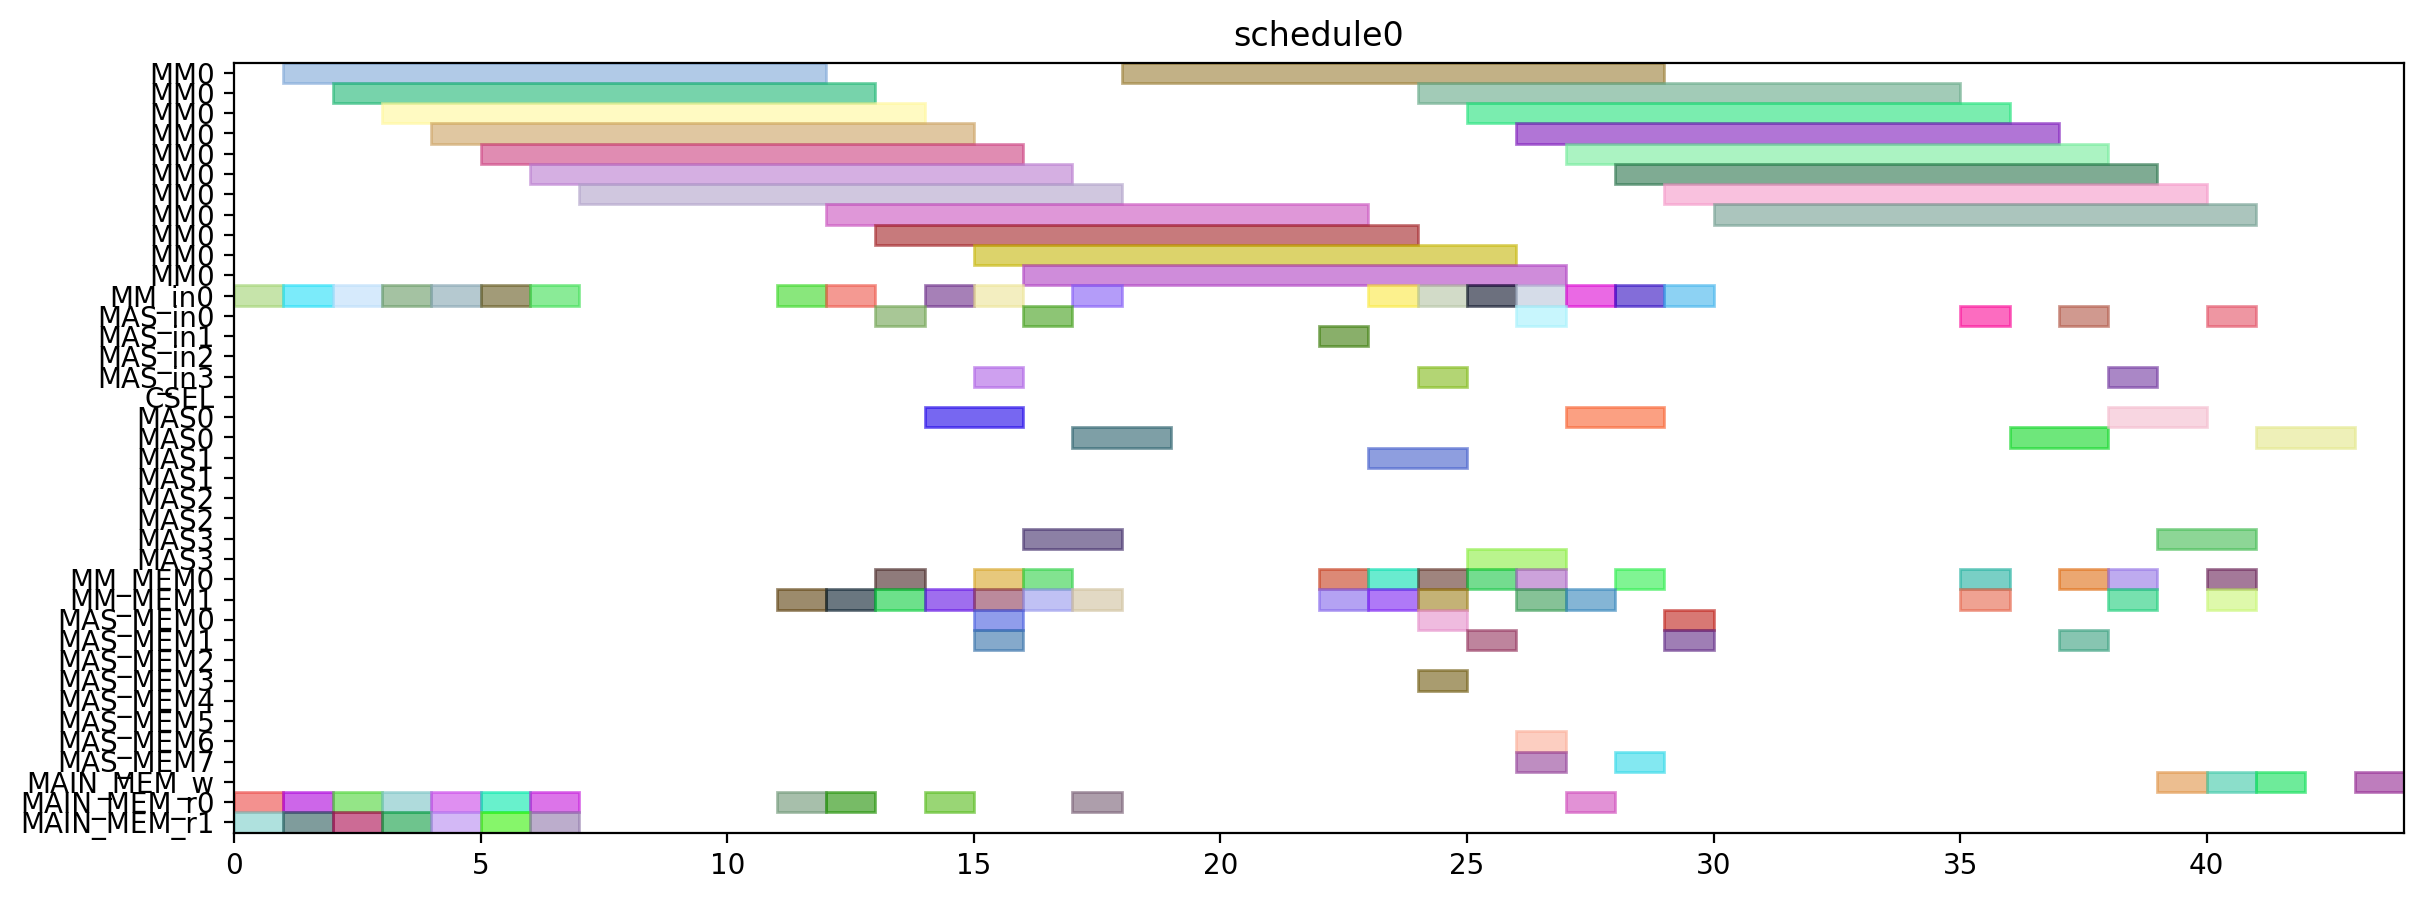

Write the Python code that produced this figure.
from pyschedule import Scenario, solvers, plotters, alt


def solve():
	horizon = 120
	S = Scenario("schedule0", horizon=horizon)

	# resource
	MM = S.Resources('MM', num=1, size=11)
	MM_in = S.Resources('MM_in', num=1)
	MAS_in = S.Resources('MAS_in', num=4)
	CSEL = S.Resource('CSEL')
	MAS = S.Resources('MAS', num=4, size=2, periods=range(1, horizon))
	MM_MEM = S.Resources('MM_MEM', num=2)
	MAS_MEM = S.Resources('MAS_MEM', num=8)
	MAIN_MEM_w = S.Resource('MAIN_MEM_w', size=1)
	MAIN_MEM_r = S.Resources('MAIN_MEM_r', num=2)

	# result of previous scheduling

	# new tasks
	T1 = S.Task('T1', length=11, delay_cost=1)
	T1 += alt(MM)
	T1_in = S.Task('T1_in', length=1, delay_cost=1)
	T1_in += alt(MM_in)
	S += T1_in*MM_in[0]<=T1*MM[0]
	T1_mem0 = S.Task('T1_mem0', length=1, delay_cost=1)
	T1_mem0 += MAIN_MEM_r[0]
	S += T1_mem0 <= T1

	T1_mem1 = S.Task('T1_mem1', length=1, delay_cost=1)
	T1_mem1 += MAIN_MEM_r[1]
	S += T1_mem1 <= T1

	T2 = S.Task('T2', length=11, delay_cost=1)
	T2 += alt(MM)
	T2_in = S.Task('T2_in', length=1, delay_cost=1)
	T2_in += alt(MM_in)
	S += T2_in*MM_in[0]<=T2*MM[0]
	T2_mem0 = S.Task('T2_mem0', length=1, delay_cost=1)
	T2_mem0 += MAIN_MEM_r[0]
	S += T2_mem0 <= T2

	T2_mem1 = S.Task('T2_mem1', length=1, delay_cost=1)
	T2_mem1 += MAIN_MEM_r[1]
	S += T2_mem1 <= T2

	T3 = S.Task('T3', length=11, delay_cost=1)
	T3 += alt(MM)
	T3_in = S.Task('T3_in', length=1, delay_cost=1)
	T3_in += alt(MM_in)
	S += T3_in*MM_in[0]<=T3*MM[0]
	T3_mem0 = S.Task('T3_mem0', length=1, delay_cost=1)
	T3_mem0 += MAIN_MEM_r[0]
	S += T3_mem0 <= T3

	T3_mem1 = S.Task('T3_mem1', length=1, delay_cost=1)
	T3_mem1 += MAIN_MEM_r[1]
	S += T3_mem1 <= T3

	T4 = S.Task('T4', length=11, delay_cost=1)
	T4 += alt(MM)
	T4_in = S.Task('T4_in', length=1, delay_cost=1)
	T4_in += alt(MM_in)
	S += T4_in*MM_in[0]<=T4*MM[0]
	T4_mem0 = S.Task('T4_mem0', length=1, delay_cost=1)
	T4_mem0 += MAIN_MEM_r[0]
	S += T4_mem0 <= T4

	T4_mem1 = S.Task('T4_mem1', length=1, delay_cost=1)
	T4_mem1 += MAIN_MEM_r[1]
	S += T4_mem1 <= T4

	T5 = S.Task('T5', length=11, delay_cost=1)
	T5 += alt(MM)
	T5_in = S.Task('T5_in', length=1, delay_cost=1)
	T5_in += alt(MM_in)
	S += T5_in*MM_in[0]<=T5*MM[0]
	T5_mem0 = S.Task('T5_mem0', length=1, delay_cost=1)
	T5_mem0 += MAIN_MEM_r[0]
	S += T5_mem0 <= T5

	T5_mem1 = S.Task('T5_mem1', length=1, delay_cost=1)
	T5_mem1 += MAIN_MEM_r[1]
	S += T5_mem1 <= T5

	T6 = S.Task('T6', length=11, delay_cost=1)
	T6 += alt(MM)
	T6_in = S.Task('T6_in', length=1, delay_cost=1)
	T6_in += alt(MM_in)
	S += T6_in*MM_in[0]<=T6*MM[0]
	T6_mem0 = S.Task('T6_mem0', length=1, delay_cost=1)
	T6_mem0 += MAIN_MEM_r[0]
	S += T6_mem0 <= T6

	T6_mem1 = S.Task('T6_mem1', length=1, delay_cost=1)
	T6_mem1 += MAIN_MEM_r[1]
	S += T6_mem1 <= T6

	T7 = S.Task('T7', length=11, delay_cost=1)
	T7 += alt(MM)
	T7_in = S.Task('T7_in', length=1, delay_cost=1)
	T7_in += alt(MM_in)
	S += T7_in*MM_in[0]<=T7*MM[0]
	T7_mem0 = S.Task('T7_mem0', length=1, delay_cost=1)
	T7_mem0 += MAIN_MEM_r[0]
	S += T7_mem0 <= T7

	T7_mem1 = S.Task('T7_mem1', length=1, delay_cost=1)
	T7_mem1 += MAIN_MEM_r[1]
	S += T7_mem1 <= T7

	T8 = S.Task('T8', length=11, delay_cost=1)
	T8 += alt(MM)
	T8_in = S.Task('T8_in', length=1, delay_cost=1)
	T8_in += alt(MM_in)
	S += T8_in*MM_in[0]<=T8*MM[0]
	T8_mem0 = S.Task('T8_mem0', length=1, delay_cost=1)
	T8_mem0 += MAIN_MEM_r[0]
	S += T8_mem0 <= T8

	T8_mem1 = S.Task('T8_mem1', length=1, delay_cost=1)
	T8_mem1 += alt(MM_MEM)
	S += (T1*MM[0])-1 < T8_mem1*MM_MEM[1]
	S += T8_mem1 <= T8

	T9 = S.Task('T9', length=11, delay_cost=1)
	T9 += alt(MM)
	T9_in = S.Task('T9_in', length=1, delay_cost=1)
	T9_in += alt(MM_in)
	S += T9_in*MM_in[0]<=T9*MM[0]
	T9_mem0 = S.Task('T9_mem0', length=1, delay_cost=1)
	T9_mem0 += MAIN_MEM_r[0]
	S += T9_mem0 <= T9

	T9_mem1 = S.Task('T9_mem1', length=1, delay_cost=1)
	T9_mem1 += alt(MM_MEM)
	S += (T1*MM[0])-1 < T9_mem1*MM_MEM[1]
	S += T9_mem1 <= T9

	T10 = S.Task('T10', length=11, delay_cost=1)
	T10 += alt(MM)
	T10_in = S.Task('T10_in', length=1, delay_cost=1)
	T10_in += alt(MM_in)
	S += T10_in*MM_in[0]<=T10*MM[0]
	T10_mem0 = S.Task('T10_mem0', length=1, delay_cost=1)
	T10_mem0 += MAIN_MEM_r[0]
	S += T10_mem0 <= T10

	T10_mem1 = S.Task('T10_mem1', length=1, delay_cost=1)
	T10_mem1 += alt(MM_MEM)
	S += (T3*MM[0])-1 < T10_mem1*MM_MEM[1]
	S += T10_mem1 <= T10

	T11 = S.Task('T11', length=11, delay_cost=1)
	T11 += alt(MM)
	T11_in = S.Task('T11_in', length=1, delay_cost=1)
	T11_in += alt(MM_in)
	S += T11_in*MM_in[0]<=T11*MM[0]
	T11_mem0 = S.Task('T11_mem0', length=1, delay_cost=1)
	T11_mem0 += MAIN_MEM_r[0]
	S += T11_mem0 <= T11

	T11_mem1 = S.Task('T11_mem1', length=1, delay_cost=1)
	T11_mem1 += alt(MM_MEM)
	S += (T3*MM[0])-1 < T11_mem1*MM_MEM[1]
	S += T11_mem1 <= T11

	T12 = S.Task('T12', length=2, delay_cost=1)
	T12 += alt(MAS)
	T12_in = S.Task('T12_in', length=1, delay_cost=1)
	T12_in += alt(MAS_in)
	S += T12_in*MAS_in[0]<=T12*MAS[0]

	S += T12_in*MAS_in[1]<=T12*MAS[1]

	S += T12_in*MAS_in[2]<=T12*MAS[2]

	S += T12_in*MAS_in[3]<=T12*MAS[3]

	T12_mem0 = S.Task('T12_mem0', length=1, delay_cost=1)
	T12_mem0 += alt(MM_MEM)
	S += (T4*MM[0])-1 < T12_mem0*MM_MEM[0]
	S += T12_mem0 <= T12

	T12_mem1 = S.Task('T12_mem1', length=1, delay_cost=1)
	T12_mem1 += alt(MM_MEM)
	S += (T2*MM[0])-1 < T12_mem1*MM_MEM[1]
	S += T12_mem1 <= T12

	T13 = S.Task('T13', length=2, delay_cost=1)
	T13 += alt(MAS)
	T13_in = S.Task('T13_in', length=1, delay_cost=1)
	T13_in += alt(MAS_in)
	S += T13_in*MAS_in[0]<=T13*MAS[0]

	S += T13_in*MAS_in[1]<=T13*MAS[1]

	S += T13_in*MAS_in[2]<=T13*MAS[2]

	S += T13_in*MAS_in[3]<=T13*MAS[3]

	T13_mem0 = S.Task('T13_mem0', length=1, delay_cost=1)
	T13_mem0 += alt(MM_MEM)
	S += (T4*MM[0])-1 < T13_mem0*MM_MEM[0]
	S += T13_mem0 <= T13

	T13_mem1 = S.Task('T13_mem1', length=1, delay_cost=1)
	T13_mem1 += alt(MM_MEM)
	S += (T2*MM[0])-1 < T13_mem1*MM_MEM[1]
	S += T13_mem1 <= T13

	T15 = S.Task('T15', length=2, delay_cost=1)
	T15 += alt(MAS)
	T15_in = S.Task('T15_in', length=1, delay_cost=1)
	T15_in += alt(MAS_in)
	S += T15_in*MAS_in[0]<=T15*MAS[0]

	S += T15_in*MAS_in[1]<=T15*MAS[1]

	S += T15_in*MAS_in[2]<=T15*MAS[2]

	S += T15_in*MAS_in[3]<=T15*MAS[3]

	T15_mem0 = S.Task('T15_mem0', length=1, delay_cost=1)
	T15_mem0 += alt(MM_MEM)
	S += (T7*MM[0])-1 < T15_mem0*MM_MEM[0]
	S += T15_mem0 <= T15

	T15_mem1 = S.Task('T15_mem1', length=1, delay_cost=1)
	T15_mem1 += alt(MM_MEM)
	S += (T7*MM[0])-1 < T15_mem1*MM_MEM[1]
	S += T15_mem1 <= T15

	T14 = S.Task('T14', length=11, delay_cost=1)
	T14 += alt(MM)
	T14_in = S.Task('T14_in', length=1, delay_cost=1)
	T14_in += alt(MM_in)
	S += T14_in*MM_in[0]<=T14*MM[0]
	T14_mem0 = S.Task('T14_mem0', length=1, delay_cost=1)
	T14_mem0 += alt(MAS_MEM)
	S += (T13*MAS[0])-1 < T14_mem0*MAS_MEM[0]
	S += (T13*MAS[1])-1 < T14_mem0*MAS_MEM[2]
	S += (T13*MAS[2])-1 < T14_mem0*MAS_MEM[4]
	S += (T13*MAS[3])-1 < T14_mem0*MAS_MEM[6]
	S += T14_mem0 <= T14

	T14_mem1 = S.Task('T14_mem1', length=1, delay_cost=1)
	T14_mem1 += alt(MAS_MEM)
	S += (T13*MAS[0])-1 < T14_mem1*MAS_MEM[1]
	S += (T13*MAS[1])-1 < T14_mem1*MAS_MEM[3]
	S += (T13*MAS[2])-1 < T14_mem1*MAS_MEM[5]
	S += (T13*MAS[3])-1 < T14_mem1*MAS_MEM[7]
	S += T14_mem1 <= T14

	T16 = S.Task('T16', length=11, delay_cost=1)
	T16 += alt(MM)
	T16_in = S.Task('T16_in', length=1, delay_cost=1)
	T16_in += alt(MM_in)
	S += T16_in*MM_in[0]<=T16*MM[0]
	T16_mem0 = S.Task('T16_mem0', length=1, delay_cost=1)
	T16_mem0 += alt(MM_MEM)
	S += (T1*MM[0])-1 < T16_mem0*MM_MEM[0]
	S += T16_mem0 <= T16

	T16_mem1 = S.Task('T16_mem1', length=1, delay_cost=1)
	T16_mem1 += alt(MM_MEM)
	S += (T8*MM[0])-1 < T16_mem1*MM_MEM[1]
	S += T16_mem1 <= T16

	T17 = S.Task('T17', length=11, delay_cost=1)
	T17 += alt(MM)
	T17_in = S.Task('T17_in', length=1, delay_cost=1)
	T17_in += alt(MM_in)
	S += T17_in*MM_in[0]<=T17*MM[0]
	T17_mem0 = S.Task('T17_mem0', length=1, delay_cost=1)
	T17_mem0 += alt(MM_MEM)
	S += (T8*MM[0])-1 < T17_mem0*MM_MEM[0]
	S += T17_mem0 <= T17

	T17_mem1 = S.Task('T17_mem1', length=1, delay_cost=1)
	T17_mem1 += alt(MAS_MEM)
	S += (T15*MAS[0])-1 < T17_mem1*MAS_MEM[1]
	S += (T15*MAS[1])-1 < T17_mem1*MAS_MEM[3]
	S += (T15*MAS[2])-1 < T17_mem1*MAS_MEM[5]
	S += (T15*MAS[3])-1 < T17_mem1*MAS_MEM[7]
	S += T17_mem1 <= T17

	T18 = S.Task('T18', length=2, delay_cost=1)
	T18 += alt(MAS)
	T18_in = S.Task('T18_in', length=1, delay_cost=1)
	T18_in += alt(MAS_in)
	S += T18_in*MAS_in[0]<=T18*MAS[0]

	S += T18_in*MAS_in[1]<=T18*MAS[1]

	S += T18_in*MAS_in[2]<=T18*MAS[2]

	S += T18_in*MAS_in[3]<=T18*MAS[3]

	T18_mem0 = S.Task('T18_mem0', length=1, delay_cost=1)
	T18_mem0 += alt(MM_MEM)
	S += (T5*MM[0])-1 < T18_mem0*MM_MEM[0]
	S += T18_mem0 <= T18

	T18_mem1 = S.Task('T18_mem1', length=1, delay_cost=1)
	T18_mem1 += alt(MM_MEM)
	S += (T9*MM[0])-1 < T18_mem1*MM_MEM[1]
	S += T18_mem1 <= T18

	T19 = S.Task('T19', length=2, delay_cost=1)
	T19 += alt(MAS)
	T19_in = S.Task('T19_in', length=1, delay_cost=1)
	T19_in += alt(MAS_in)
	S += T19_in*MAS_in[0]<=T19*MAS[0]

	S += T19_in*MAS_in[1]<=T19*MAS[1]

	S += T19_in*MAS_in[2]<=T19*MAS[2]

	S += T19_in*MAS_in[3]<=T19*MAS[3]

	T19_mem0 = S.Task('T19_mem0', length=1, delay_cost=1)
	T19_mem0 += alt(MM_MEM)
	S += (T5*MM[0])-1 < T19_mem0*MM_MEM[0]
	S += T19_mem0 <= T19

	T19_mem1 = S.Task('T19_mem1', length=1, delay_cost=1)
	T19_mem1 += alt(MM_MEM)
	S += (T9*MM[0])-1 < T19_mem1*MM_MEM[1]
	S += T19_mem1 <= T19

	T21 = S.Task('T21', length=2, delay_cost=1)
	T21 += alt(MAS)
	T21_in = S.Task('T21_in', length=1, delay_cost=1)
	T21_in += alt(MAS_in)
	S += T21_in*MAS_in[0]<=T21*MAS[0]

	S += T21_in*MAS_in[1]<=T21*MAS[1]

	S += T21_in*MAS_in[2]<=T21*MAS[2]

	S += T21_in*MAS_in[3]<=T21*MAS[3]

	T21_mem0 = S.Task('T21_mem0', length=1, delay_cost=1)
	T21_mem0 += alt(MM_MEM)
	S += (T6*MM[0])-1 < T21_mem0*MM_MEM[0]
	S += T21_mem0 <= T21

	T21_mem1 = S.Task('T21_mem1', length=1, delay_cost=1)
	T21_mem1 += alt(MM_MEM)
	S += (T10*MM[0])-1 < T21_mem1*MM_MEM[1]
	S += T21_mem1 <= T21

	T24 = S.Task('T24', length=11, delay_cost=1)
	T24 += alt(MM)
	T24_in = S.Task('T24_in', length=1, delay_cost=1)
	T24_in += alt(MM_in)
	S += T24_in*MM_in[0]<=T24*MM[0]
	T24_mem0 = S.Task('T24_mem0', length=1, delay_cost=1)
	T24_mem0 += alt(MM_MEM)
	S += (T11*MM[0])-1 < T24_mem0*MM_MEM[0]
	S += T24_mem0 <= T24

	T24_mem1 = S.Task('T24_mem1', length=1, delay_cost=1)
	T24_mem1 += alt(MAS_MEM)
	S += (T12*MAS[0])-1 < T24_mem1*MAS_MEM[1]
	S += (T12*MAS[1])-1 < T24_mem1*MAS_MEM[3]
	S += (T12*MAS[2])-1 < T24_mem1*MAS_MEM[5]
	S += (T12*MAS[3])-1 < T24_mem1*MAS_MEM[7]
	S += T24_mem1 <= T24

	T20 = S.Task('T20', length=11, delay_cost=1)
	T20 += alt(MM)
	T20_in = S.Task('T20_in', length=1, delay_cost=1)
	T20_in += alt(MM_in)
	S += T20_in*MM_in[0]<=T20*MM[0]
	T20_mem0 = S.Task('T20_mem0', length=1, delay_cost=1)
	T20_mem0 += alt(MAS_MEM)
	S += (T15*MAS[0])-1 < T20_mem0*MAS_MEM[0]
	S += (T15*MAS[1])-1 < T20_mem0*MAS_MEM[2]
	S += (T15*MAS[2])-1 < T20_mem0*MAS_MEM[4]
	S += (T15*MAS[3])-1 < T20_mem0*MAS_MEM[6]
	S += T20_mem0 <= T20

	T20_mem1 = S.Task('T20_mem1', length=1, delay_cost=1)
	T20_mem1 += alt(MAS_MEM)
	S += (T18*MAS[0])-1 < T20_mem1*MAS_MEM[1]
	S += (T18*MAS[1])-1 < T20_mem1*MAS_MEM[3]
	S += (T18*MAS[2])-1 < T20_mem1*MAS_MEM[5]
	S += (T18*MAS[3])-1 < T20_mem1*MAS_MEM[7]
	S += T20_mem1 <= T20

	T22 = S.Task('T22', length=11, delay_cost=1)
	T22 += alt(MM)
	T22_in = S.Task('T22_in', length=1, delay_cost=1)
	T22_in += alt(MM_in)
	S += T22_in*MM_in[0]<=T22*MM[0]
	T22_mem0 = S.Task('T22_mem0', length=1, delay_cost=1)
	T22_mem0 += alt(MAS_MEM)
	S += (T21*MAS[0])-1 < T22_mem0*MAS_MEM[0]
	S += (T21*MAS[1])-1 < T22_mem0*MAS_MEM[2]
	S += (T21*MAS[2])-1 < T22_mem0*MAS_MEM[4]
	S += (T21*MAS[3])-1 < T22_mem0*MAS_MEM[6]
	S += T22_mem0 <= T22

	T22_mem1 = S.Task('T22_mem1', length=1, delay_cost=1)
	T22_mem1 += alt(MAS_MEM)
	S += (T21*MAS[0])-1 < T22_mem1*MAS_MEM[1]
	S += (T21*MAS[1])-1 < T22_mem1*MAS_MEM[3]
	S += (T21*MAS[2])-1 < T22_mem1*MAS_MEM[5]
	S += (T21*MAS[3])-1 < T22_mem1*MAS_MEM[7]
	S += T22_mem1 <= T22

	T23 = S.Task('T23', length=11, delay_cost=1)
	T23 += alt(MM)
	T23_in = S.Task('T23_in', length=1, delay_cost=1)
	T23_in += alt(MM_in)
	S += T23_in*MM_in[0]<=T23*MM[0]
	T23_mem0 = S.Task('T23_mem0', length=1, delay_cost=1)
	T23_mem0 += alt(MAS_MEM)
	S += (T19*MAS[0])-1 < T23_mem0*MAS_MEM[0]
	S += (T19*MAS[1])-1 < T23_mem0*MAS_MEM[2]
	S += (T19*MAS[2])-1 < T23_mem0*MAS_MEM[4]
	S += (T19*MAS[3])-1 < T23_mem0*MAS_MEM[6]
	S += T23_mem0 <= T23

	T23_mem1 = S.Task('T23_mem1', length=1, delay_cost=1)
	T23_mem1 += alt(MAS_MEM)
	S += (T19*MAS[0])-1 < T23_mem1*MAS_MEM[1]
	S += (T19*MAS[1])-1 < T23_mem1*MAS_MEM[3]
	S += (T19*MAS[2])-1 < T23_mem1*MAS_MEM[5]
	S += (T19*MAS[3])-1 < T23_mem1*MAS_MEM[7]
	S += T23_mem1 <= T23

	Z2_new = S.Task('Z2_new', length=11, delay_cost=1)
	Z2_new += alt(MM)
	Z2_new_in = S.Task('Z2_new_in', length=1, delay_cost=1)
	Z2_new_in += alt(MM_in)
	S += Z2_new_in*MM_in[0]<=Z2_new*MM[0]
	S += 0<Z2_new

	Z2_new_w = S.Task('Z2_new_w', length=1, delay_cost=1)
	Z2_new_w += alt(MAIN_MEM_w)
	S += Z2_new <= Z2_new_w

	Z2_new_mem0 = S.Task('Z2_new_mem0', length=1, delay_cost=1)
	Z2_new_mem0 += MAIN_MEM_r[0]
	S += Z2_new_mem0 <= Z2_new

	Z2_new_mem1 = S.Task('Z2_new_mem1', length=1, delay_cost=1)
	Z2_new_mem1 += alt(MM_MEM)
	S += (T14*MM[0])-1 < Z2_new_mem1*MM_MEM[1]
	S += Z2_new_mem1 <= Z2_new

	T25 = S.Task('T25', length=2, delay_cost=1)
	T25 += alt(MAS)
	T25_in = S.Task('T25_in', length=1, delay_cost=1)
	T25_in += alt(MAS_in)
	S += T25_in*MAS_in[0]<=T25*MAS[0]

	S += T25_in*MAS_in[1]<=T25*MAS[1]

	S += T25_in*MAS_in[2]<=T25*MAS[2]

	S += T25_in*MAS_in[3]<=T25*MAS[3]

	T25_mem0 = S.Task('T25_mem0', length=1, delay_cost=1)
	T25_mem0 += alt(MM_MEM)
	S += (T20*MM[0])-1 < T25_mem0*MM_MEM[0]
	S += T25_mem0 <= T25

	T25_mem1 = S.Task('T25_mem1', length=1, delay_cost=1)
	T25_mem1 += alt(MM_MEM)
	S += (T20*MM[0])-1 < T25_mem1*MM_MEM[1]
	S += T25_mem1 <= T25

	X2_new = S.Task('X2_new', length=2, delay_cost=1)
	X2_new += alt(MAS)
	X2_new_in = S.Task('X2_new_in', length=1, delay_cost=1)
	X2_new_in += alt(MAS_in)
	S += X2_new_in*MAS_in[0]<=X2_new*MAS[0]

	S += X2_new_in*MAS_in[1]<=X2_new*MAS[1]

	S += X2_new_in*MAS_in[2]<=X2_new*MAS[2]

	S += X2_new_in*MAS_in[3]<=X2_new*MAS[3]

	S += 0<X2_new

	X2_new_w = S.Task('X2_new_w', length=1, delay_cost=1)
	X2_new_w += alt(MAIN_MEM_w)
	S += X2_new <= X2_new_w

	X2_new_mem0 = S.Task('X2_new_mem0', length=1, delay_cost=1)
	X2_new_mem0 += alt(MM_MEM)
	S += (T22*MM[0])-1 < X2_new_mem0*MM_MEM[0]
	S += X2_new_mem0 <= X2_new

	X2_new_mem1 = S.Task('X2_new_mem1', length=1, delay_cost=1)
	X2_new_mem1 += alt(MM_MEM)
	S += (T24*MM[0])-1 < X2_new_mem1*MM_MEM[1]
	S += X2_new_mem1 <= X2_new

	X1_new = S.Task('X1_new', length=2, delay_cost=1)
	X1_new += alt(MAS)
	X1_new_in = S.Task('X1_new_in', length=1, delay_cost=1)
	X1_new_in += alt(MAS_in)
	S += X1_new_in*MAS_in[0]<=X1_new*MAS[0]

	S += X1_new_in*MAS_in[1]<=X1_new*MAS[1]

	S += X1_new_in*MAS_in[2]<=X1_new*MAS[2]

	S += X1_new_in*MAS_in[3]<=X1_new*MAS[3]

	S += 0<X1_new

	X1_new_w = S.Task('X1_new_w', length=1, delay_cost=1)
	X1_new_w += alt(MAIN_MEM_w)
	S += X1_new <= X1_new_w

	X1_new_mem0 = S.Task('X1_new_mem0', length=1, delay_cost=1)
	X1_new_mem0 += alt(MM_MEM)
	S += (T23*MM[0])-1 < X1_new_mem0*MM_MEM[0]
	S += X1_new_mem0 <= X1_new

	X1_new_mem1 = S.Task('X1_new_mem1', length=1, delay_cost=1)
	X1_new_mem1 += alt(MM_MEM)
	S += (T17*MM[0])-1 < X1_new_mem1*MM_MEM[1]
	S += X1_new_mem1 <= X1_new

	Z1_new = S.Task('Z1_new', length=2, delay_cost=1)
	Z1_new += alt(MAS)
	Z1_new_in = S.Task('Z1_new_in', length=1, delay_cost=1)
	Z1_new_in += alt(MAS_in)
	S += Z1_new_in*MAS_in[0]<=Z1_new*MAS[0]

	S += Z1_new_in*MAS_in[1]<=Z1_new*MAS[1]

	S += Z1_new_in*MAS_in[2]<=Z1_new*MAS[2]

	S += Z1_new_in*MAS_in[3]<=Z1_new*MAS[3]

	S += 0<Z1_new

	Z1_new_w = S.Task('Z1_new_w', length=1, delay_cost=1)
	Z1_new_w += alt(MAIN_MEM_w)
	S += Z1_new <= Z1_new_w

	Z1_new_mem0 = S.Task('Z1_new_mem0', length=1, delay_cost=1)
	Z1_new_mem0 += alt(MM_MEM)
	S += (T16*MM[0])-1 < Z1_new_mem0*MM_MEM[0]
	S += Z1_new_mem0 <= Z1_new

	Z1_new_mem1 = S.Task('Z1_new_mem1', length=1, delay_cost=1)
	Z1_new_mem1 += alt(MAS_MEM)
	S += (T25*MAS[0])-1 < Z1_new_mem1*MAS_MEM[1]
	S += (T25*MAS[1])-1 < Z1_new_mem1*MAS_MEM[3]
	S += (T25*MAS[2])-1 < Z1_new_mem1*MAS_MEM[5]
	S += (T25*MAS[3])-1 < Z1_new_mem1*MAS_MEM[7]
	S += Z1_new_mem1 <= Z1_new

	solvers.mip.solve(S,msg=1,kind='CPLEX',ratio_gap=1.01)

	solution = [['hoge']*len(S.solution()[1]) for i in range(len(S.solution()))]
	for i in range(len(S.solution())):
		for j in range(len(S.solution()[i])):
			solution[i][j]=str(S.solution()[i][j])
	print(solution)

	cycles = int(solution[-1][3])

	pic_file_name = "/home/mfukuda/ABE/multiRAM_multiMAS_16mux/scheduling_result/stage11MM1_stage2MAS4/EP_LADDERMUL/schedule0.png"
	if(S.solution() != []):
		plotters.matplotlib.plot(S,img_filename=pic_file_name, show_task_labels=False, fig_size=(cycles*0.25+3, 5))

	return solution
